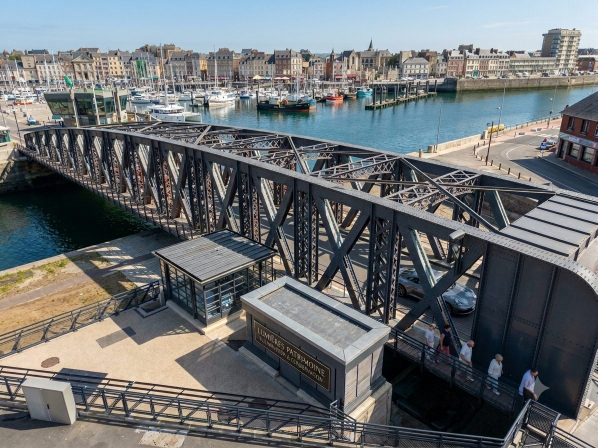
#> input picture assets/pont-jour-1195.jpg, 1195 x 896 px (shown at 1/2 size)
$ python efface_titre.py ../assets/pont-jour-1195.jpg
#> lines starting #> are read from the running program, lines starting #| are printed output that depends on the picture; after the words box and inside, x2 and y2 are one past the last pixel; in counts of white or black regions, pixels touching at a corner belong together
# Efface le titre incrusté en haut de la photo nocturne du pont.
#
# La photo d'origine porte « LE PONT COLBERT DE DIEPPE / LE CŒUR BATTANT DE LA NUIT ».
# Rogner suffirait à le supprimer, mais emporterait le front de mer, justement joli de
# nuit — et surtout donnerait à la photo nocturne un format différent de la photo diurne,
# alors que les deux sont cadrées à l'identique en 1195x896. Or object-fit: cover recadre
# selon le rapport de l'image : deux rapports différents, c'est un pont qui saute d'une
# position à l'autre au changement de thème, d'un écart qui varie avec la taille de
# l'écran. Le texte est donc reconstruit, pas rogné.
#
# Il repose entièrement sur le ciel : les toits ne commencent qu'à y ~ 110.
#
# Deux précautions, tirées d'une première version ratée :
#
#  - le masque compare chaque pixel à la médiane d'une fenêtre horizontale, pas à celle de
#    la ligne entière. Le ciel garde une lueur de couchant sur la droite ; mesurée sur la
#    ligne entière, cette lueur passait pour du texte et se faisait effacer, laissant un
#    rectangle plus clair ;
#  - le remplissage résout une équation de Laplace sur la zone masquée, les pixels
#    conservés servant de conditions aux limites. Une interpolation horizontale ligne à
#    ligne, elle, traitait chaque ligne indépendamment et laissait des traînées.
#
# Usage : python src/efface_titre.py <photo-source.jpg> [-s sortie.jpg]
import argparse
import os

import numpy as np
from numpy.lib.stride_tricks import sliding_window_view
from PIL import Image

# Zone fouillée. Relevé sur la photo d'origine : le sous-titre occupe les lignes 87 à 108,
# les toits commencent à la ligne 109. La zone doit couvrir la ligne 108 comprise — s'y
# arrêter une ligne trop tôt laisse du texte juste sous le masque, et la diffusion remonte
# alors sa clarté dans le ciel en halos. La borne droite laisse de côté l'immeuble haut du
# bord droit, qui monte jusqu'à y ~ 57.
X0, X1, Y0, Y1 = 150, 1050, 10, 109
RAYON = 30       # demi-largeur de la fenêtre de médiane locale
ECART = 22       # écart à cette médiane au-delà duquel un pixel est du texte
MARGE = 4        # dilatation du masque, pour attraper l'anticrénelage des lettres
ITERATIONS = 3000
GRAIN = 1.2      # bruit rendu au ciel reconstruit, pour ne pas trancher avec le reste


def masque_texte(band):
    """Pixels s'écartant nettement du ciel local, dilatés."""
    h, l, _ = band.shape
    pad = np.pad(band, ((0, 0), (RAYON, RAYON), (0, 0)), mode="edge")
    ecarts = np.zeros((h, l), dtype=np.float64)
    for c in range(3):
        fenetres = sliding_window_view(pad[:, :, c], 2 * RAYON + 1, axis=1)
        mediane = np.median(fenetres, axis=-1)
        ecarts = np.maximum(ecarts, np.abs(band[:, :, c] - mediane))

    m = ecarts > ECART

    # dilatation par décalages francs : np.roll ferait réapparaître en haut de la zone ce
    # qui déborde en bas, donc du masque au milieu du ciel
    dilate = np.zeros_like(m)
    for dy in range(-MARGE, MARGE + 1):
        src_y = slice(max(0, -dy), h - max(0, dy))
        dst_y = slice(max(0, dy), h - max(0, -dy))
        for dx in range(-MARGE, MARGE + 1):
            src_x = slice(max(0, -dx), l - max(0, dx))
            dst_x = slice(max(0, dx), l - max(0, -dx))
            dilate[dst_y, dst_x] |= m[src_y, src_x]
    return dilate


def efface(source, sortie):
#> called with source = '../assets/pont-jour-1195.jpg', sortie = '../assets/pont-jour-1195-sans-titre.jpg'
    im = Image.open(source).convert("RGB")
#> im is the input picture: PIL image 1195x896 RGB; mean R, G, B 106.9, 111, 113.5
    if im.width < X1 or im.height < Y1:
        raise SystemExit(f"{source} : {im.width}x{im.height}, trop petite pour la zone de texte")

    pixels = np.asarray(im, dtype=np.float64)

    # on travaille sur une bande plus large que la zone : les pixels conservés du pourtour
    # fournissent les conditions aux limites du remplissage
    hy0, hy1 = max(0, Y0 - 12), min(im.height, Y1 + 22)
#> hy0 = 0; hy1 = 131
    hx0, hx1 = max(0, X0 - 40), min(im.width, X1 + 40)
#> hx0 = 110; hx1 = 1090
    band = pixels[hy0:hy1, hx0:hx1].copy()

    m = np.zeros(band.shape[:2], dtype=bool)
    m[Y0 - hy0:Y1 - hy0, X0 - hx0:X1 - hx0] = masque_texte(
        band[Y0 - hy0:Y1 - hy0, X0 - hx0:X1 - hx0]
    )
#> in masque_texte, `pad = np.pad(band, ((0, 0), (RAYON, RAYON), (0, 0)), mode="edge")`:
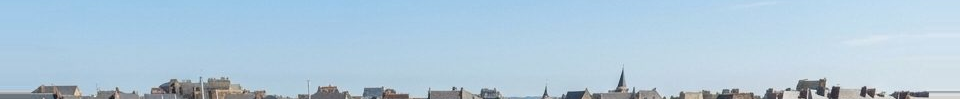
#> pad: shape (99, 960, 3) float64; mean of channels 0, 1, 2 175.8, 201.6, 220; drawn as R, G, B
#> in masque_texte, `pad = np.pad(band, ((0, 0), (RAYON, RAYON), (0, 0)), mode="edge")`:
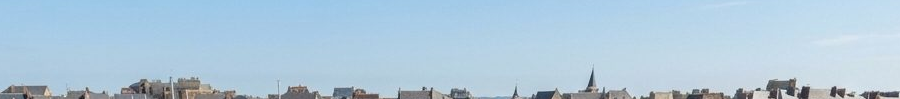
#> band: shape (99, 900, 3) float64; mean of channels 0, 1, 2 175.2, 201.1, 219.6; drawn as R, G, B
#> the loop in masque_texte, `for c in range(3):` made 3 passes
#> pass 1, in masque_texte, `mediane = np.median(fenetres, axis=-1)`:
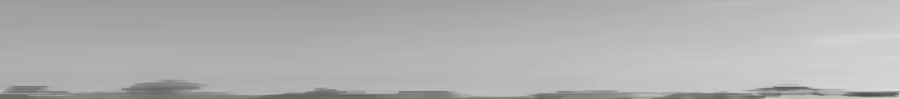
#> mediane: shape (99, 900) float64; min 81, max 221, mean 176.1
#> in masque_texte, `m = ecarts > ECART`:
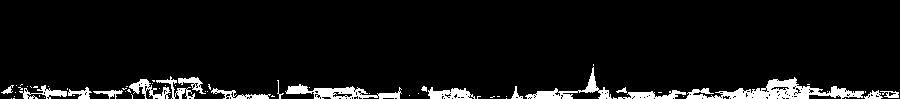
#> m: shape (99, 900) bool; 6.3% white; 68 white regions (49 under 20 px), largest, box (x1, y1, x2, y2) and area: (686, 77, 864, 99) 1578, (285, 84, 402, 99) 783, (525, 67, 612, 99) 593
#> after the loop in masque_texte, `for dy in range(-MARGE, MARGE + 1):`: dilate: shape (99, 900) bool; 15.5% white; 2 white regions, box (x1, y1, x2, y2) and area: (0, 72, 485, 99) 7670, (486, 60, 900, 99) 6142
#> m: shape (131, 980) bool; 10.8% white; 2 white regions, box (x1, y1, x2, y2) and area: (40, 82, 525, 109) 7670, (526, 70, 940, 109) 6142
    # le bord de la bande doit rester intact : c'est lui qui fixe les valeurs aux limites
    m[0, :] = m[-1, :] = m[:, 0] = m[:, -1] = False
    if not m.any():
        raise SystemExit("aucun texte détecté — la photo est-elle bien l'originale ?")

    travail = band.copy()
    for _ in range(ITERATIONS):
        moyenne = (travail[:-2, 1:-1] + travail[2:, 1:-1]
                   + travail[1:-1, :-2] + travail[1:-1, 2:]) / 4.0
        interieur = m[1:-1, 1:-1]
        travail[1:-1, 1:-1][interieur] = moyenne[interieur]
#> this loop made 3000 passes
#> pass 1, in efface, `interieur = m[1:-1, 1:-1]`:
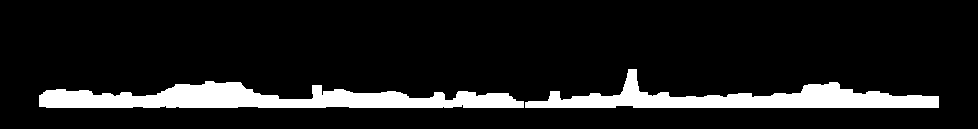
#> interieur: shape (129, 978) bool; 10.9% white; 2 white regions, box (x1, y1, x2, y2) and area: (39, 81, 524, 108) 7670, (525, 69, 939, 108) 6142
#> after the loop:
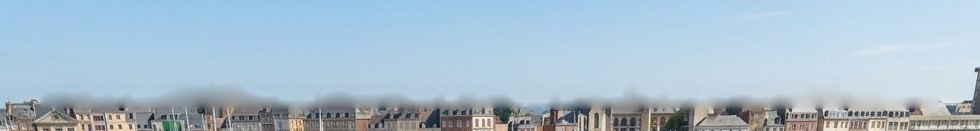
#> travail: shape (131, 980, 3) float64; mean R, G, B 168.4, 190.4, 206.1

    grain = np.random.default_rng(0).normal(0.0, GRAIN, travail.shape)
    travail[m] += grain[m]
#> travail: shape (131, 980, 3) float64; 10.76% of pixels changed, all inside (x1, y1, x2, y2) = (40, 70, 940, 109)

    band[m] = travail[m]
    pixels[hy0:hy1, hx0:hx1] = band

    Image.fromarray(np.clip(pixels, 0, 255).astype(np.uint8)).save(
        sortie, quality=95, subsampling=0
    )
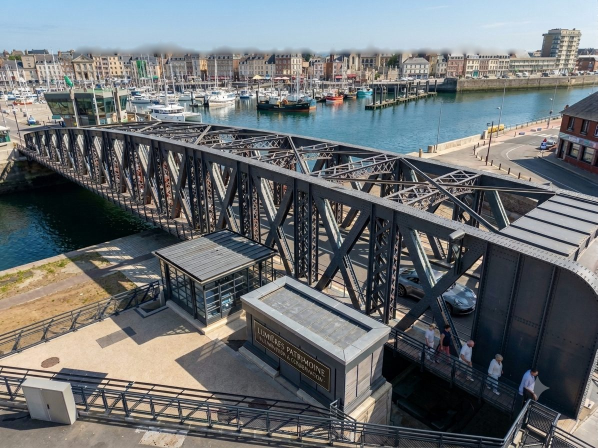
#> saved as pont-jour-1195-sans-titre.jpg: PIL image 1195x896 RGB (shown at 1/2 size); mean R, G, B 107, 111.2, 113.6
    print(f"{os.path.basename(sortie)} : {im.width}x{im.height}, "
          f"{int(m.sum())} pixels de ciel reconstruits")
#| pont-jour-1195-sans-titre.jpg : 1195x896, 13812 pixels de ciel reconstruits


if __name__ == "__main__":
    p = argparse.ArgumentParser(description="Efface le titre incrusté de la photo nocturne.")
    p.add_argument("source")
    p.add_argument("-s", "--sortie", default=None)
    a = p.parse_args()
    efface(a.source, a.sortie or os.path.splitext(a.source)[0] + "-sans-titre.jpg")
